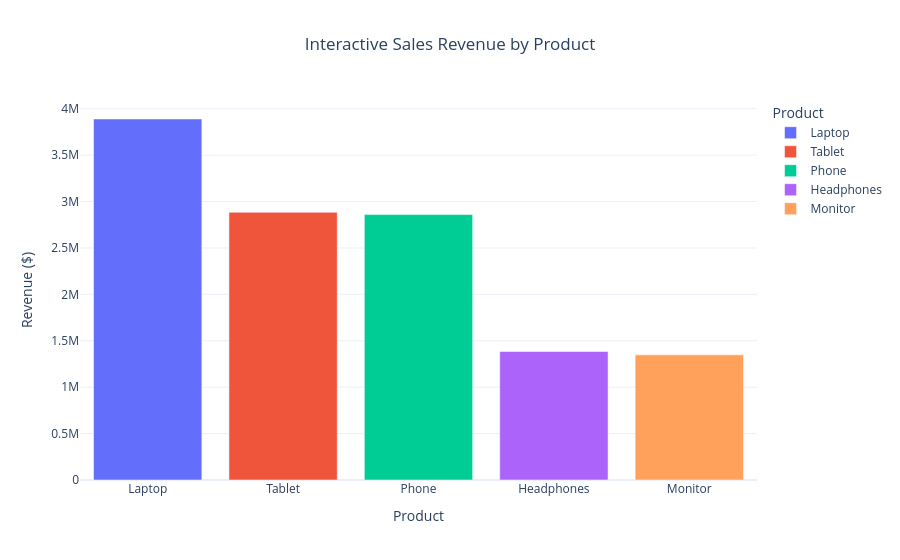

The cell this chart's notebook holds for it:
### Code cell
# ----------------------------------------
# Cell 11: Interactive Sales by Product
# ----------------------------------------

# Create interactive bar chart
interactive_chart = px.bar(
    product_sales,
    x="Product",
    y="Total_Sales",
    title="Interactive Sales Revenue by Product",
    color="Product",
    labels={
        "Product": "Product",
        "Total_Sales": "Revenue ($)"
    },
    hover_data={"Total_Sales": ":,.2f"}
)

# Customize chart appearance
interactive_chart.update_layout(
    template="plotly_white",
    title_x=0.5,
    xaxis_title="Product",
    yaxis_title="Revenue ($)"
)

# Display interactive chart in notebook
interactive_chart.show()

print("Interactive Plotly chart created successfully!")

### Figure 1 — Plotly figure (JSON) as saved in the notebook; plotly's stock layout.template omitted (floating-point values rounded to 4 significant figures)
{"data": [{"hovertemplate": "Product=%{x}<br>Revenue ($)=%{y:,.2f}<extra></extra>", "legendgroup": "Laptop", "marker": {"color": "#636efa", "pattern": {"shape": ""}}, "name": "Laptop", "orientation": "v", "showlegend": true, "textposition": "auto", "type": "bar", "x": ["Laptop"], "xaxis": "x", "y": [3889210], "yaxis": "y"}, {"hovertemplate": "Product=%{x}<br>Revenue ($)=%{y:,.2f}<extra></extra>", "legendgroup": "Tablet", "marker": {"color": "#EF553B", "pattern": {"shape": ""}}, "name": "Tablet", "orientation": "v", "showlegend": true, "textposition": "auto", "type": "bar", "x": ["Tablet"], "xaxis": "x", "y": [2884340], "yaxis": "y"}, {"hovertemplate": "Product=%{x}<br>Revenue ($)=%{y:,.2f}<extra></extra>", "legendgroup": "Phone", "marker": {"color": "#00cc96", "pattern": {"shape": ""}}, "name": "Phone", "orientation": "v", "showlegend": true, "textposition": "auto", "type": "bar", "x": ["Phone"], "xaxis": "x", "y": [2859394], "yaxis": "y"}, {"hovertemplate": "Product=%{x}<br>Revenue ($)=%{y:,.2f}<extra></extra>", "legendgroup": "Headphones", "marker": {"color": "#ab63fa", "pattern": {"shape": ""}}, "name": "Headphones", "orientation": "v", "showlegend": true, "textposition": "auto", "type": "bar", "x": ["Headphones"], "xaxis": "x", "y": [1384033], "yaxis": "y"}, {"hovertemplate": "Product=%{x}<br>Revenue ($)=%{y:,.2f}<extra></extra>", "legendgroup": "Monitor", "marker": {"color": "#FFA15A", "pattern": {"shape": ""}}, "name": "Monitor", "orientation": "v", "showlegend": true, "textposition": "auto", "type": "bar", "x": ["Monitor"], "xaxis": "x", "y": [1348071], "yaxis": "y"}], "layout": {"barmode": "relative", "legend": {"title": {"text": "Product"}, "tracegroupgap": 0}, "title": {"text": "Interactive Sales Revenue by Product", "x": 0.5}, "xaxis": {"anchor": "y", "categoryarray": ["Laptop", "Tablet", "Phone", "Headphones", "Monitor"], "categoryorder": "array", "domain": [0, 1], "title": {"text": "Product"}}, "yaxis": {"anchor": "x", "domain": [0, 1], "title": {"text": "Revenue ($)"}}}}
